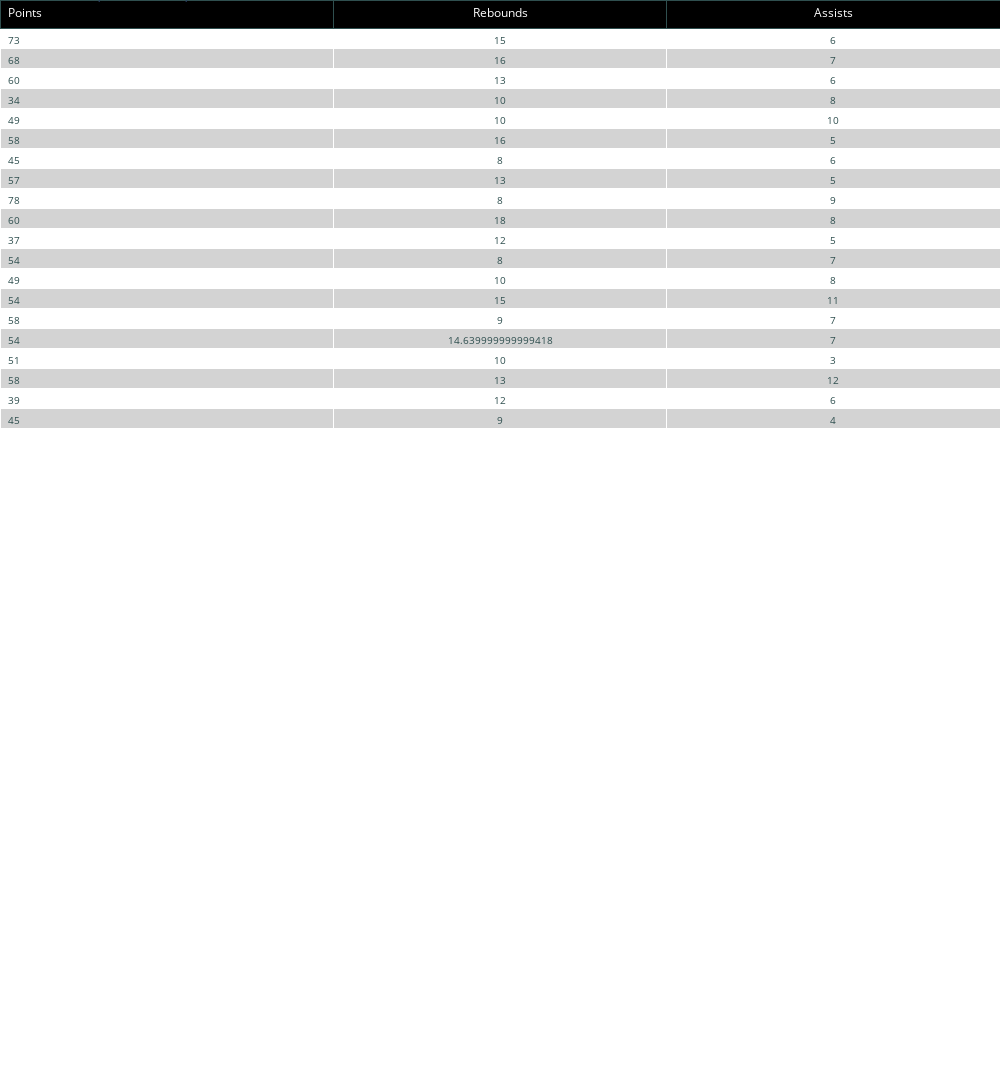

The notebook cell saved with this chart:
### Code cell
data = create_output_table(data=df_raw_box_score, full=False)

create_plotly_table(data=data, name='condensed_output', title='Points, Rebounds, and Assists from 20 Games')

### Figure 1 — Plotly figure (JSON) as saved in the notebook; plotly's stock layout.template omitted (floating-point values rounded to 4 significant figures; data arrays with more than 128 entries replaced by an {"elided": "..."} marker saying what was removed)
{"data": [{"cells": {"align": ["left", "center"], "fill": {"color": {"elided": "1x300 str values"}}, "font": {"color": "darkslategray", "size": 10}, "values": [[73, 68, 60, 34, 49, 58, 45, 57, 78, 60, 37, 54, 49, 54, 58, 54, 51, 58, 39, 45], [15, 16, 13, 10, 10, 16, 8, 13, 8, 18, 12, 8, 10, 15, 9, 14.64, 10, 13, 12, 9], [6, 7, 6, 8, 10, 5, 6, 5, 9, 8, 5, 7, 8, 11, 7, 7, 3, 12, 6, 4]]}, "columnorder": [1, 2, 3], "columnwidth": [20, 20, 20], "header": {"align": ["left", "center"], "fill": {"color": "black"}, "font": {"color": "white", "size": 12}, "line": {"color": "darkslategray"}, "values": ["Points", "Rebounds", "Assists"]}, "type": "table"}], "layout": {"autosize": false, "height": 1600, "margin": {"b": 0, "l": 0, "r": 0, "t": 0}, "title": {"text": "Points, Rebounds, and Assists from 20 Games"}, "width": 1000}}
